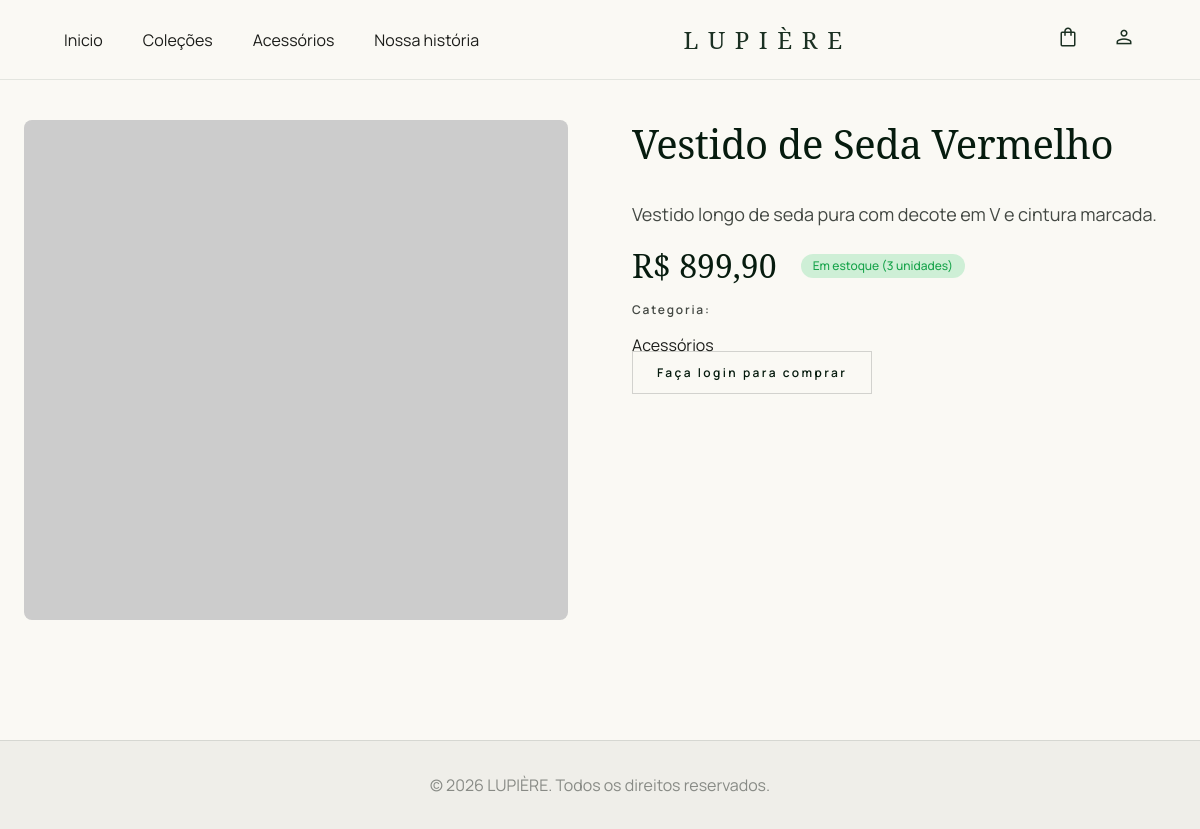
Screenshot of /produto.php?id=4 with the database file from the repository.
### tables this page shows
CREATE TABLE IF NOT EXISTS `produtos` (
  `id` int(11) NOT NULL AUTO_INCREMENT,
  `nome` varchar(150) NOT NULL,
  `descricao` text,
  `preco` decimal(10,2) NOT NULL,
  `estoque` int(11) NOT NULL DEFAULT 0,
  `categoria_id` int(11) DEFAULT NULL,
  `imagem` varchar(255) DEFAULT NULL,
  `data_criacao` timestamp NOT NULL DEFAULT current_timestamp(),
  PRIMARY KEY (`id`),
  KEY `categoria_id` (`categoria_id`),
  CONSTRAINT `produtos_ibfk_1` FOREIGN KEY (`categoria_id`) REFERENCES `categorias` (`id`) ON DELETE SET NULL
);

CREATE TABLE IF NOT EXISTS `categorias` (
  `id` int(11) NOT NULL AUTO_INCREMENT,
  `nome` varchar(100) NOT NULL,
  `descricao` text,
  `data_criacao` timestamp NOT NULL DEFAULT current_timestamp(),
  PRIMARY KEY (`id`)
);

### funcoes.php (called while the page is built, shortened)
<?php
require_once 'config.php';
function obter_produto_por_id($id) {
    global $pdo;
    $stmt = $pdo->prepare("SELECT p.*, c.nome as categoria_nome FROM produtos p LEFT JOIN categorias c ON p.categoria_id = c.id WHERE p.id = ?");
    $stmt->execute([$id]);
    return $stmt->fetch();
}
?>

### produto.php (the view, shortened to what this page needs)
<?php
require_once 'funcoes.php';
$id = isset($_GET['id']) ? intval($_GET['id']) : 0;
$produto = obter_produto_por_id($id);
?>
<!doctype html>
<html class="light" lang="en">
  <head>
    <script src="https://cdn.tailwindcss.com?plugins=forms,container-queries"></script>
    <script id="tailwind-config">
      tailwind.config = {
        darkMode: "class",
        theme: {
          extend: {
            colors: {
              "on-error": "#ffffff",
              "surface-container-high": "#e9e8e3",
              "surface-container": "#efeee9",
              surface: "#faf9f4",
              "on-secondary-container": "#745c00",
              "secondary-container": "#fed65b",
              "on-primary-container": "#819986",
              "on-tertiary": "#ffffff",
              "error-container": "#ffdad6",
              error: "#ba1a1a",
              background: "#faf9f4",
              "primary-fixed-dim": "#b4cdb8",
              "surface-container-low": "#f5f4ef",
              "surface-container-highest": "#e3e3de",
              "secondary-fixed-dim": "#e9c349",
              "on-tertiary-fixed-variant": "#474747",
              "outline-variant": "#c3c8c1",
              "primary-container": "#1b3022",
              "on-tertiary-container": "#939292",
              "surface-variant": "#e3e3de",
              "on-surface-variant": "#434843",
              "on-tertiary-fixed": "#1b1c1c",
              "on-secondary": "#ffffff",
              "surface-container-lowest": "#ffffff",
              tertiary: "#161717",
              "inverse-surface": "#30312e",
              "tertiary-container": "#2b2b2b",
              secondary: "#735c00",
              primary: "#061b0e",
              "on-secondary-fixed-variant": "#574500",
              "surface-bright": "#faf9f4",
              "on-background": "#1b1c19",
              "primary-fixed": "#d0e9d4",
              "tertiary-fixed": "#e4e2e1",
              "on-surface": "#1b1c19",
              "inverse-primary": "#b4cdb8",
              "on-primary": "#ffffff",
              "on-error-container": "#93000a",
              "secondary-fixed": "#ffe088",
              outline: "#737973",
              "on-primary-fixed": "#0b2013",
              "surface-tint": "#4d6453",
              "inverse-on-surface": "#f2f1ec",
              "tertiary-fixed-dim": "#c8c6c5",
              "on-primary-fixed-variant": "#364c3c",
              "on-secondary-fixed": "#241a00",
              "surface-dim": "#dbdad5",
            },
            borderRadius: {
              DEFAULT: "0.25rem",
              lg: "0.5rem",
              xl: "0.75rem",
              full: "9999px",
            },
            spacing: {
              gutter: "24px",
              unit: "8px",
              "margin-edge": "40px",
              "container-max": "1280px",
              "section-gap": "120px",
            },
            fontFamily: {
              "body-md": ["Manrope"],
              "headline-lg": ["Noto Serif"],
              "body-lg": ["Manrope"],
              "label-caps": ["Manrope"],
              "headline-md": ["Noto Serif"],
              "headline-display": ["Noto Serif"],
            },
            fontSize: {
              "body-md": ["16px", { lineHeight: "1.6", fontWeight: "400" }],
              "headline-lg": [
                "40px",
                {
                  lineHeight: "1.2",
                  letterSpacing: "-0.01em",
                  fontWeight: "400",
                },
              ],
              "body-lg": ["18px", { lineHeight: "1.6", fontWeight: "400" }],
              "label-caps": [
                "12px",
                {
                  lineHeight: "1.2",
                  letterSpacing: "0.15em",
                  fontWeight: "600",
                },
              ],
              "headline-md": ["32px", { lineHeight: "1.3", fontWeight: "400" }],
              "headline-display": [
                "64px",
                {
                  lineHeight: "1.1",
                  letterSpacing: "-0.02em",
                  fontWeight: "400",
                },
              ],
            },
          },
        },
      };
    </script>
  </head>
  <body
    class="bg-background text-on-surface font-body-md min-h-screen flex flex-col"
  >
    <header
      class="fixed top-0 left-0 right-0 z-50 bg-[#FAF9F4]/95 backdrop-blur-md border-b border-[#1B3022]/10 h-20 flex items-center transition-all duration-300"
    >
      <div
        class="flex justify-between items-center w-full px-6 md:px-16 max-w-[1440px] mx-auto"
      >
        <nav class="hidden lg:flex gap-10">
          <a class="nav-link" href="index.html">Inicio</a>
          <a class="nav-link" href="produtos.php">Coleções</a>
          <a class="nav-link" href="acessorios.html">Acessórios</a>
          <a class="nav-link" href="sobre.html">Nossa história</a>
        </nav>
        <div
          class="text-xl md:text-2xl font-headline-lg tracking-[0.4em] text-[#1B3022]"
        >
          LUPIÈRE
        </div>
        <div class="flex items-center gap-5 md:gap-8 text-[#1B3022]">
          <a href="carrinho.php" class="icon-btn">
            <span class="material-symbols-outlined">shopping_bag</span>
          </a>
          <?php if (isset($_SESSION["usuario_id"])): ?>
            <a href="perfil.php" class="icon-btn">
              <span class="material-symbols-outlined">person</span>
            </a>
          <?php else: ?>
            <a href="login.php" class="icon-btn">
              <span class="material-symbols-outlined">person</span>
            </a>
          <?php endif; ?>
        </div>
      </div>
    </header>
    <main
      class="flex-grow flex items-center justify-center py-section-gap px-gutter"
    >
      <div class="max-w-container-max w-full flex flex-col md:flex-row gap-16 items-start">
        <div class="w-full md:w-1/2">
          <img
            src="https://via.placeholder.com/600x600?text=<?php echo urlencode($produto['nome']); ?>"
            alt="<?php echo htmlspecialchars($produto['nome']); ?>"
            class="w-full h-[500px] object-cover rounded-lg"
          />
        </div>
        <div class="w-full md:w-1/2 space-y-8">
          <h1 class="font-headline-lg text-headline-lg text-primary mb-4">
            <?php echo htmlspecialchars($produto['nome']); ?>
          </h1>
          <div class="space-y-4">
            <p class="font-body-lg text-body-lg text-on-surface-variant leading-relaxed">
              <?php echo nl2br(htmlspecialchars($produto['descricao'])); ?>
            </p>
            <div class="flex items-center gap-6">
              <p class="font-headline-md text-headline-md text-primary">
                R$ <?php echo number_format($produto['preco'], 2, ',', '.'); ?>
              </p>
              <?php if ($produto['estoque'] > 0): ?>
                <span class="px-3 py-1 bg-green-500/20 text-green-600 rounded-full text-xs font-medium">
                  Em estoque (<?php echo $produto['estoque']; ?> unidades)
                </span>
              <?php else: ?>
                <span class="px-3 py-1 bg-red-500/20 text-red-600 rounded-full text-xs font-medium">
                  Esgotado
                </span>
              <?php endif; ?>
            </div>
            <div class="space-y-4">
              <p class="font-label-caps text-label-caps text-on-surface-variant mb-2">
                Categoria:
              </p>
              <p class="font-body-md text-body-md">
                <?php echo htmlspecialchars($produto['categoria_nome'] ?: 'Sem categoria'); ?>
              </p>
            </div>
          </div>
          <?php if (isset($_SESSION["usuario_id"]) && $produto['estoque'] > 0): ?>
            <form action="adicionar_carrinho.php" method="post" class="space-y-4">
              <input type="hidden" name="produto_id" value="<?php echo $produto['id']; ?>">
              <div class="flex items-center gap-4">
                <label for="quantidade" class="font-label-caps text-label-caps w-20">Quantidade:</label>
                <input
                  type="number"
                  id="quantidade"
                  name="quantidade"
                  value="1"
                  min="1"
                  max="<?php echo $produto['estoque']; ?>"
                  class="w-20 px-3 py-2 border border-outline/30 rounded-md focus:border-primary focus:outline-none"
                >
              </div>
              <button
                type="submit"
                class="w-full bg-primary-container text-white py-3 px-6 font-label-caps text-label-caps tracking-[0.2em] hover:bg-primary transition-all duration-300"
              >
                Adicionar ao Carrinho
              </button>
            </form>
          <?php elseif (!isset($_SESSION["usuario_id"])): ?>
            <a
              href="login.php"
              class="w-full border border-outline/30 text-primary py-3 px-6 font-label-caps text-label-caps tracking-[0.2em] hover:bg-surface-container-low transition-all duration-300"
            >
              Faça login para comprar
            </a>
          <?php else: ?>
            <p class="w-full text-center py-3 px-6 bg-red-500/20 text-red-600 rounded-md font-label-caps">
              Produto indisponível
            </p>
          <?php endif; ?>
        </div>
      </div>
    </main>
    <footer
      class="mt-auto w-full border-t border-outline/20 bg-surface-container flex items-center justify-center py-8"
    >
      <div class="text-center text-on-surface-variant/60 font-body-md">
        &copy; <?php echo date("Y"); ?> LUPIÈRE. Todos os direitos reservados.
      </div>
    </footer>
  </body>
</html>

### produto.php (style rules this page uses)
.material-symbols-outlined { font-variation-settings: "FILL" 0, "wght" 300, "GRAD" 0, "opsz" 24; }

### rows the page displays
produtos: nome "Vestido de Seda Vermelho", descricao "Vestido longo de seda pura com decote em V e cintura marcada.", preco "899,90", estoque "3", categoria.nome "Acessórios"
